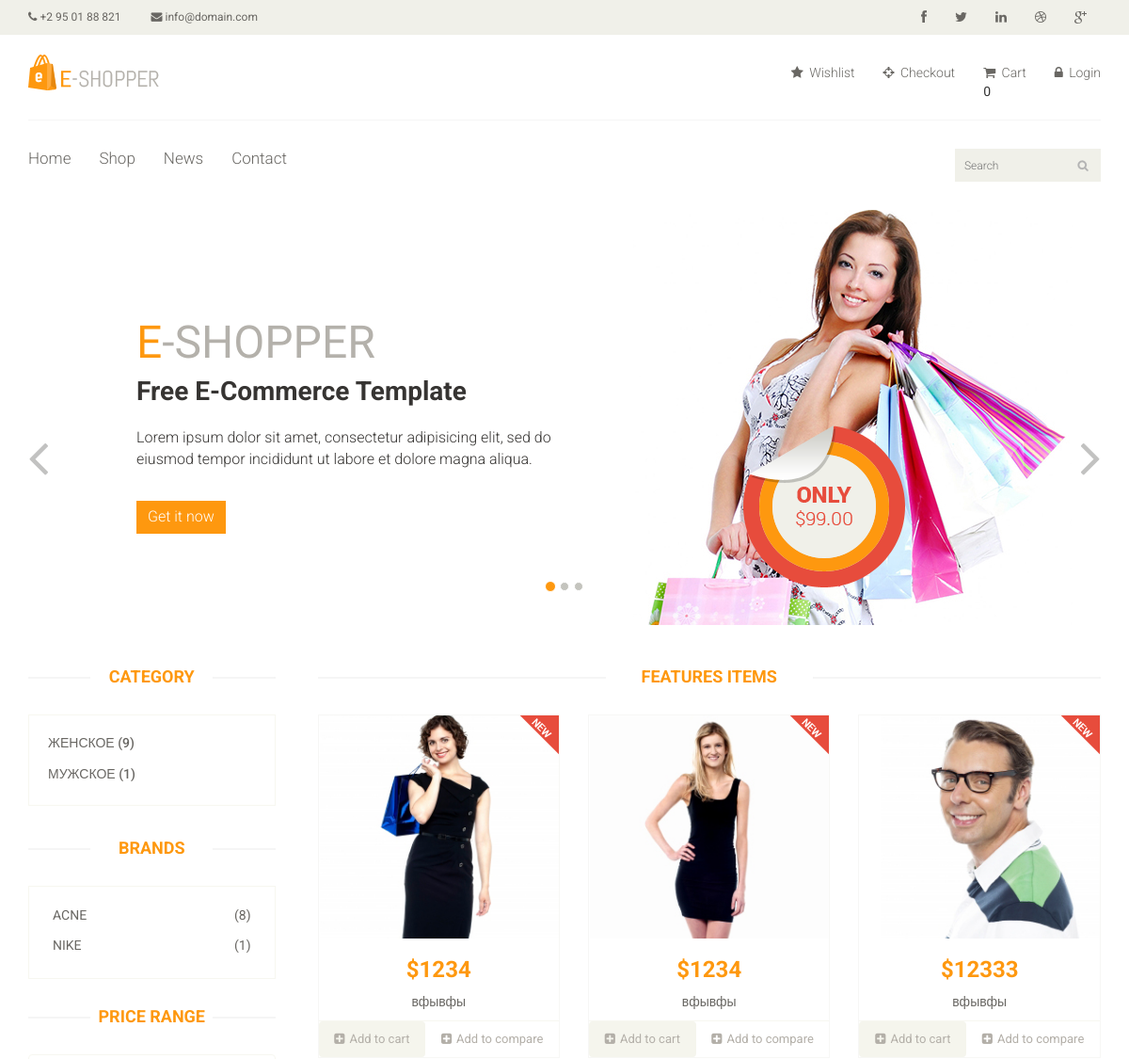
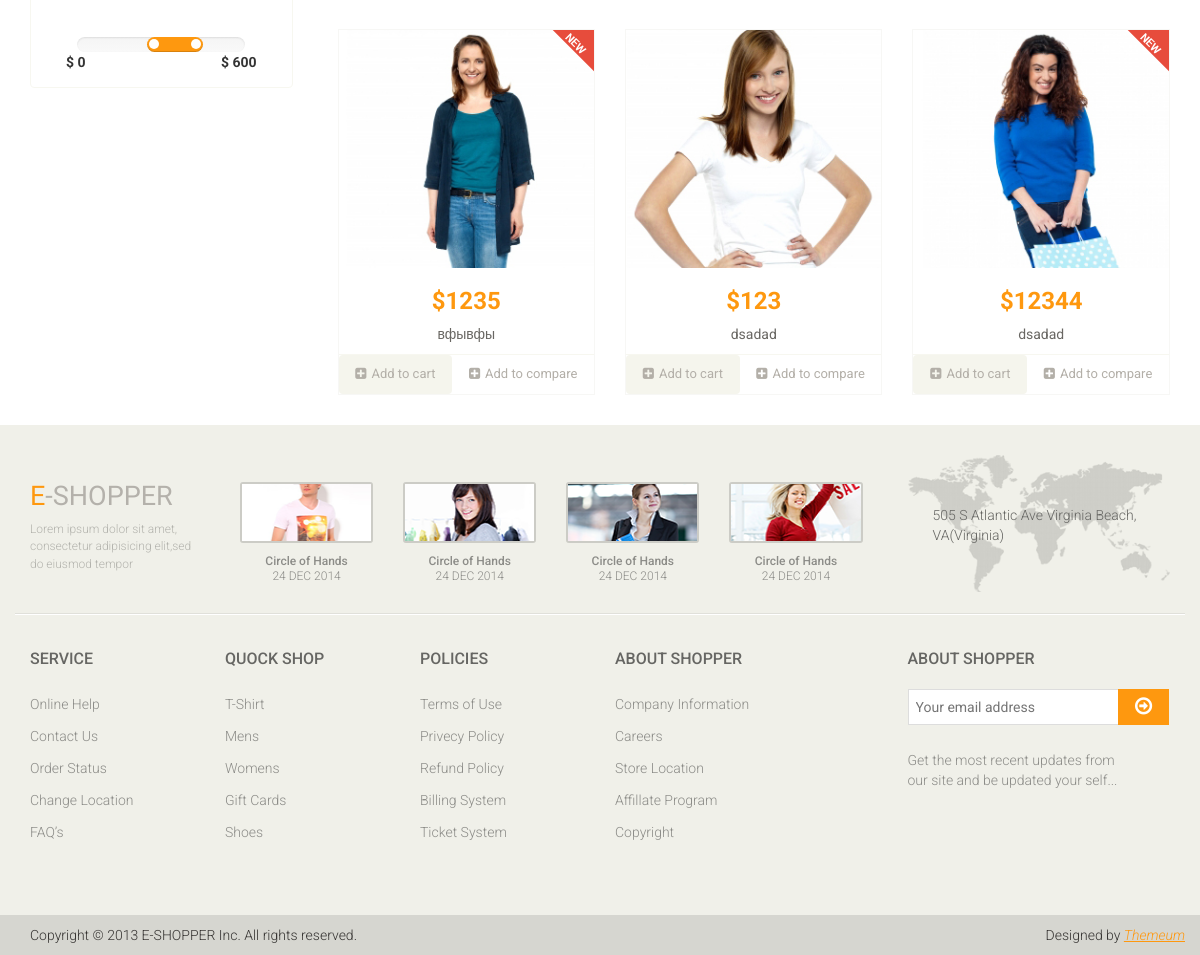
The page / on the database its author committed (2 pictures, top to bottom).
### tables this page shows
CREATE TABLE `category` (
  `ID` int(11) NOT NULL,
  `name` varchar(20) NOT NULL,
  `sort_order` int(2) NOT NULL,
  `status` int(1) NOT NULL
);

CREATE TABLE `brands` (
  `ID` int(11) NOT NULL,
  `name` varchar(20) NOT NULL,
  `sort_order` int(2) NOT NULL,
  `status` int(1) NOT NULL
);

CREATE TABLE `product` (
  `ID` int(11) NOT NULL,
  `name` varchar(30) NOT NULL,
  `category_id` int(2) NOT NULL,
  `brand_id` int(2) NOT NULL,
  `code` int(11) NOT NULL,
  `price` float NOT NULL,
  `availlabillity` int(11) NOT NULL,
  `brand` varchar(30) NOT NULL,
  `image` varchar(255) NOT NULL,
  `description` text NOT NULL,
  `is_new` int(1) NOT NULL,
  `status` int(2) NOT NULL
);

### config/routers.php (called while the page is built)
<?php
return array(
    'news/post/([0-9]+)' => 'news/view/$1',
    'news/page([0-9]+)' => 'news/index/$1',
    'news' => 'news/index',
    'products/([0-9]+)' => 'products/view/$1',
    'catalog/price-([0-9]+)-([0-9]+)/page([0-9]+)' => 'catalog/index/$3/$1/$2',
    'catalog/page([0-9]+)' => 'catalog/index/$1',
    'catalog/price-([0-9]+)-([0-9]+)' => 'catalog/index/1/$1/$2',
    'catalog' => 'catalog/index',
    'category/([0-9]+)/price-([0-9]+)-([0-9]+)/page([0-9]+)' => 'catalog/category/$1/$4/$2/$3',
    'category/([0-9]+)/price-([0-9]+)-([0-9]+)' => 'catalog/category/$1/1/$2/$3',
    'category/([0-9]+)/page([0-9]+)' => 'catalog/category/$1/$2',
    'category/([0-9]+)' => 'catalog/category/$1',
    'cart/editQuantity/id_([0-9]+)/quantity_([0-9]+)' => 'cart/editQuantity/$1/$2',
    'cart/deleteProduct/id_([0-9]+)' => 'cart/deleteProduct/$1',
    'cart/addAjax/([0-9]+)' => 'cart/addAjax/$1',
    'cart' => 'cart/index',
    'brand/([0-9]+)/price-([0-9]+)-([0-9]+)/page([0-9]+)' => 'catalog/brand/$1/$4/$2/$3',
    'brand/([0-9]+)/price-([0-9]+)-([0-9]+)' => 'catalog/brand/$1/1/$2/$3',
    'brand/([0-9]+)/page([0-9]+)' => 'catalog/brand/$1/$2',
    'brand/([0-9]+)' => 'catalog/brand/$1',
    'user/login' => 'user/login',
    'user/logout' => 'user/logout',
    'account' => 'account/index',
    'contact' => 'site/contact',
    ''=>'site/index',
);

### controllers/SiteController.php (called while the page is built, shortened)
<?php
class SiteController
{
    public function actionIndex(): bool
    {
        $categories = Category::getCategoriesList();
        $brandList = Brand::getBrandList();
        $latestProduct = Product::getLatestProduct(6);
        require_once(ROOT . '/views/site/index.php');
        return true;
    }
}

### index.php (called while the page is built, shortened)
<?php
$router = new Router();
$router->run();

### models/Category.php (called while the page is built)
<?php
class Category
{
    public static function getCategoriesList(): array
    {
        $db = Db::getConnection();
        $categoriesList = array();
        $result = $db->query("SELECT ID,name FROM category ORDER BY sort_order ASC");
        $i = 0;
        while($row = $result->fetch())
        {
            $categoriesList[$i]['ID'] = $row['ID'];
            $categoriesList[$i]['name'] = $row['name'];
            $categoriesList[$i]['count'] = self::getCategoryCount($row['ID']);
            $i++;
        }
        return $categoriesList;
    }
    public static function getCategoryCount($categoryId)
    {
        $db = Db::getConnection();
        return $db->query("SELECT COUNT(*) FROM product WHERE category_id = '".$categoryId."'")->fetchColumn();
    }
}

### models/Brand.php (called while the page is built)
<?php
class Brand
{
    public static function getBrandList(): array
    {
        $db = Db::getConnection();
        $brandList = array();
        $result = $db->query("SELECT ID,name FROM brands ORDER BY sort_order ASC");
        $i = 0;
        while($row = $result->fetch())
        {
            $brandList[$i]['ID'] = $row['ID'];
            $brandList[$i]['name'] = $row['name'];
            $brandList[$i]['count'] = self::getBrandCount($row['ID']);
            $i++;
        }
        return $brandList;
    }
    public static function getBrandCount($brandId)
    {
        $db = Db::getConnection();
        return $db->query("SELECT COUNT(*) FROM product WHERE brand_id = '".$brandId."'")->fetchColumn();
    }
}

### models/Product.php (called while the page is built, shortened)
<?php
class Product
{
    public static function getFilter($minPrice, $maxPrice): array
    {
        if($minPrice && $maxPrice)
        {
            $price = [
                'minPrice' => $minPrice,
                'maxPrice' => $maxPrice
            ];
        } else {
            $price = self::getTotalMinMaxPrice();
        }
        return $price;
    }
    public static function getLatestProduct($count = self::SHOW_BY_DEFAULT, $page = 1, $minPrice = false, $maxPrice = false): array
    {
        $count = intval($count);
        $db = Db::getConnection();
        $offset = ($page - 1) * self::SHOW_BY_DEFAULT;
        $productList = array();
        $price = self::getFilter($minPrice,$maxPrice);
        $result = $db->query("SELECT ID,name,price,image,is_new FROM product WHERE status=1 AND price >= {$price["minPrice"]} AND price <= {$price["maxPrice"]} ORDER BY ID DESC LIMIT $count OFFSET ".$offset);
        $i = 0;
        while($row = $result->fetch())
        {
            $productList[$i]['ID'] = $row['ID'];
            $productList[$i]['name'] = $row['name'];
            $productList[$i]['price'] = $row['price'];
            $productList[$i]['image'] = $row['image'];
            $productList[$i]['is_new'] = $row['is_new'];
            $i++;
        }
        return $productList;
    }
    public static function getTotalMinMaxPrice() : Array
    {
        $db = Db::getConnection();
        $result = $db->query("SELECT MIN(price) as minPrice, MAX(price) as maxPrice FROM product WHERE status=1");
        $result->setFetchMode(PDO::FETCH_ASSOC);
        return $result->fetch();
    }
}

### views/site/index.php (the view, shortened to what this page needs)
<?php include ROOT . '/views/layouts/header.php'; ?>
	<section id="slider">
		<div class="container">
			<div class="row">
				<div class="col-sm-12">
					<div id="slider-carousel" class="carousel slide" data-ride="carousel">
						<ol class="carousel-indicators">
							<li data-target="#slider-carousel" data-slide-to="0" class="active"></li>
							<li data-target="#slider-carousel" data-slide-to="1"></li>
							<li data-target="#slider-carousel" data-slide-to="2"></li>
						</ol>
						<div class="carousel-inner">
							<div class="item active">
								<div class="col-sm-6">
									<h1><span>E</span>-SHOPPER</h1>
									<h2>Free E-Commerce Template</h2>
									<p>Lorem ipsum dolor sit amet, consectetur adipisicing elit, sed do eiusmod tempor incididunt ut labore et dolore magna aliqua. </p>
									<button type="button" class="btn btn-default get">Get it now</button>
								</div>
								<div class="col-sm-6">
									<img src="/template/images/home/girl1.jpg" class="girl img-responsive" alt="" />
									<img src="/template/images/home/pricing.png"  class="pricing" alt="" />
								</div>
							</div>
						</div>
						<a href="#slider-carousel" class="left control-carousel hidden-xs" data-slide="prev">
							<i class="fa fa-angle-left"></i>
						</a>
						<a href="#slider-carousel" class="right control-carousel hidden-xs" data-slide="next">
							<i class="fa fa-angle-right"></i>
						</a>
					</div>
				</div>
			</div>
		</div>
	</section>
	<section>
		<div class="container">
			<div class="row">
				<div class="col-sm-3">
					<div class="left-sidebar">
						<h2>Category</h2>
						<div class="panel-group category-products" id="accordian">
						<?php foreach($categories as $categoryItem): ?>
							<div class="panel panel-default">
								<div class="panel-heading">
									<h4 class="panel-title"><a href="/category/<?=$categoryItem['ID']?>"><?=$categoryItem['name']?> (<?=$categoryItem['count']?>) </a></h4>
								</div>
							</div>
						<?php endforeach; ?>
						</div>
						<div class="brands_products">
							<h2>Brands</h2>
							<div class="brands-name">
								<ul class="nav nav-pills nav-stacked">
									<?php foreach($brandList as $brand): ?>
									<li><a href="/brand/<?=$brand['ID']?>"> <span class="pull-right">(<?=$brand['count']?>)</span><?=$brand['name']?></a></li>
									<?php endforeach; ?>
								</ul>
							</div>
						</div>
						<div class="price-range">
							<h2>Price Range</h2>
							<div class="well text-center">
								 <input type="text" class="span2" value="" data-slider-min="0" data-slider-max="600" data-slider-step="5" data-slider-value="[250,450]" id="sl2" ><br />
								 <b class="pull-left">$ 0</b> <b class="pull-right">$ 600</b>
							</div>
						</div>
					</div>
				</div>
				<div class="col-sm-9 padding-right">
					<div class="features_items">
						<h2 class="title text-center">Features Items</h2>
						<?php foreach($latestProduct as $product): ?>
							<div class="col-sm-4">
							<div class="product-image-wrapper">
								<div class="single-products">
										<div class="productinfo text-center">
											<img src="/template/images/home/<?=$product['image']?>" alt="" />
											<h2>$<?=$product['price']?></h2>
											<p><?=$product['name']?></p>
										</div>
										<div class="product-overlay">
											<div class="overlay-content">
												<a href="/products/<?=$product['ID']?>" class="btn btn-default"><i class="fa fa-shopping-cart"></i>View</a>
											</div>
										</div>
										<?php if($product['is_new']): ?>
											<img src="/template/images/home/new.png" class="new" alt="" />
										<?php endif; ?>
								</div>
								<div class="choose">
									<ul class="nav nav-pills nav-justified">
										<li><a href="#" class="add-to-cart" data-id="<?=$product['ID']?>"><i class="fa fa-plus-square"></i>Add to cart</a></li>
										<li><a href="#"><i class="fa fa-plus-square"></i>Add to compare</a></li>
									</ul>
								</div>
							</div>
						</div>
						<?php endforeach; ?>
					</div>
			</div>
		</div>
	</section>
<?php include ROOT . '/views/layouts/footer.php'; ?>

### components/Router.php (shortened to what this page needs)
<?php
class Router
{
    private mixed $routes;
    public function __construct()
    {
        $this->routes = include(ROOT.'/config/routers.php');
    }
    private function getURI(): string
    {
        if(!empty($_SERVER['REQUEST_URI']))
        {
            return trim($_SERVER['REQUEST_URI'],'/');
        }
        return false;
    }
    public function run(): void
    {
        $uri = $this->getURI();
        foreach($this->routes as $uriPattern => $path)
        {
            if(preg_match("~$uriPattern~", $uri))
            {
                $internalRoute = preg_replace("~$uriPattern~", $path, $uri);
                $segments = explode('/', $internalRoute);
                $controllerName = array_shift($segments) . 'Controller';
                $actionName = 'action' . ucfirst(array_shift($segments));
                $controllerObject = new $controllerName;
                $result = call_user_func_array(array($controllerObject, $actionName), $segments);
                if($result != null)
                {
                    break;
                }
            }
        }
    }
}

### rows shown on the page
category: name "ЖЕНСКОЕ", count "9"
category: name "МУЖСКОЕ", count "1"
brands: count "8", name "ACNE"
brands: count "1", name "NIKE"
product: image (picture), price "1234", name "вфывфы", is_new 1 (drawn)
product: image (picture), price "1234", name "вфывфы", is_new 1 (drawn)
product: image (picture), price "12333", name "вфывфы", is_new 1 (drawn)
product: image (picture), price "1235", name "вфывфы", is_new 1 (drawn)
product: image (picture), price "123", name "dsadad"
product: image (picture), price "12344", name "dsadad", is_new 1 (drawn)
